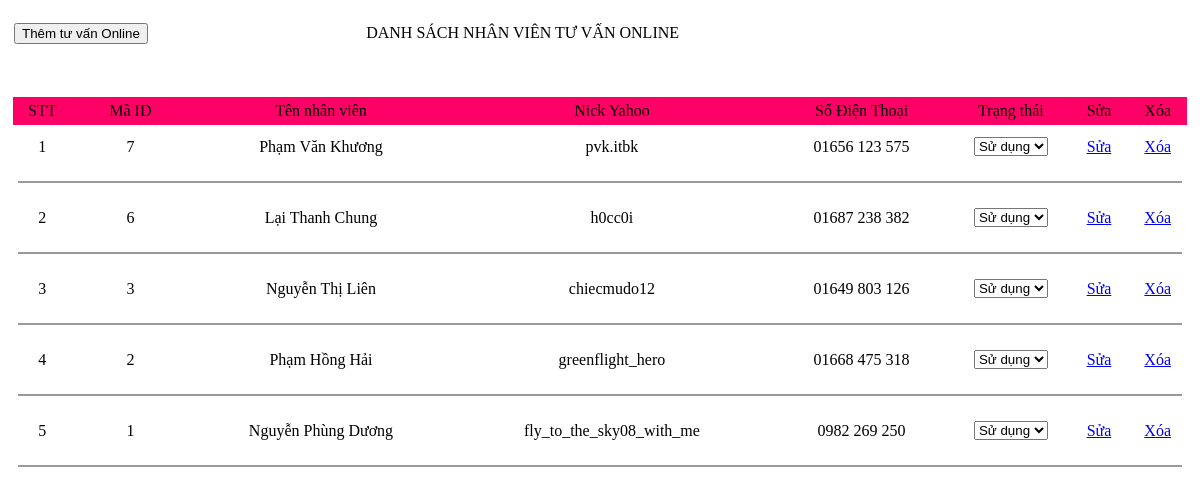
The page /admin/admin/chat_manager.php on the database as committed earlier.
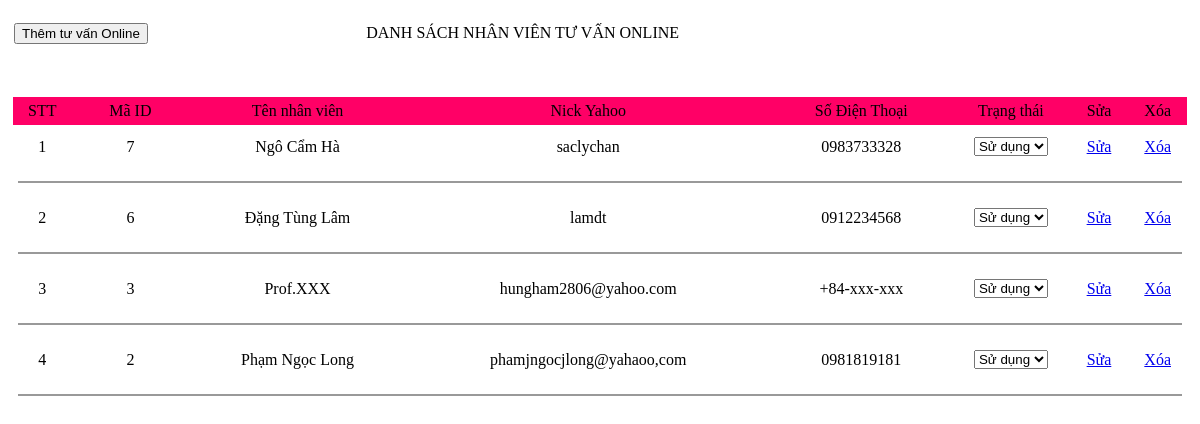
The same page on the database as committed later.
### tables this page shows
CREATE TABLE IF NOT EXISTS `counselors` (
  `conID` int(11) NOT NULL AUTO_INCREMENT,
  `conName` varchar(30) NOT NULL,
  `conPhone` varchar(15) NOT NULL,
  `conYahoo` varchar(50) NOT NULL,
  `conStatus` tinyint(1) NOT NULL DEFAULT '1',
  PRIMARY KEY (`conID`)
);

### admin/admin/chat_manager.php (the view, shortened to what this page needs)
<?
	$sqlSelect="SELECT * FROM counselors order by conID desc";
	$ResultSelect=mysql_query($sqlSelect);
?>
<table width="100%" align="center" cellpadding="5" cellspacing="0">
  <tr>
    <td colspan="6" align="center">
		<table width="100%" border="0" cellspacing="0">
		  <tr>
			<td width="30%" height="40">
				<input class="buttonbutton" id="btadd" name="submit" type="submit" onClick="window.location ='admin.php?go=chat_manager_add'" value="Thêm tư vấn Online" />			</td>
			<td width="70%"><span class="style1">DANH SÁCH NHÂN VIÊN TƯ VẤN ONLINE </span></td>
		  </tr>
	  </table>
        <p>&nbsp;</p></td>
  </tr>
  <tr><td>
	  <div class="table2">
				<table width="100%" border="0" cellpadding="5" cellspacing="0">
				  <tr>
					<td width="5%" align="center" bgcolor="#FF0066"><span class="style2">STT</span></td>
					<td width="10%" align="center" bgcolor="#FF0066"><span class="style2">Mã ID </span></td>
					<td align="center" bgcolor="#FF0066"><span class="style2">Tên nhân viên </span></td>
					<td align="center" bgcolor="#FF0066"><span class="style2">Nick Yahoo </span></td>
					<td align="center" bgcolor="#FF0066"><span class="style2">Số Điện Thoại </span></td>
					<td width="10%" align="center" bgcolor="#FF0066"><span class="style2">Trạng thái </span></td>
					<td width="5%" align="center" bgcolor="#FF0066"><span class="style2">Sửa</span></td>
					<td width="5%" align="center" bgcolor="#FF0066"><span class="style2">Xóa</span></td>
				  </tr>
				  <?
					$t=0;
					while($row=mysql_fetch_array($ResultSelect))
					{
						$t++;
				  ?>
				  <tr onMouseOver="this.className='over'" onMouseOut="this.className='out'">
					<td width="5%" height="43" align="center"><div align="center"><?php echo($t);?></div></td>
					<td width="10%" align="center">
						<? echo $row['conID']; ?>
					</td>
					<td align="center"><? echo $row['conName']; ?></td>
					<td align="center"><? echo $row['conYahoo']; ?></td>
					<td align="center"><? echo $row['conPhone']; ?></td>
					<td width="10%" align="center">
					  <select class="tableboxinput" name="select" onChange="location.href='admin.php?go=chat_manager&action=update&id=<? echo $row['conID']; ?>&status='+this.value">
						<?
							if($row['conStatus']==1)
							{
						?>
							<option value="1">Sử dụng</option>
						<?
							}else{
						?>
							<option value="0">Khóa</option>
							<option value="1">Sử dụng</option>
						<?
							}
						?>
					</select>    </td>
					<td width="5%" align="center"><a href="admin.php?go=chat_manager_edit&action=edit&id=<? echo $row['conID']; ?>">Sửa</a></td>
					<td width="5%" align="center">
						<a href="admin.php?go=chat_manager&action=del&id=<? echo $row['conID'] ?>" onClick="if(confirm('Bạn có chắc chắc muốn xóa không?')) return true; else return false;">Xóa</a>
					</td>
				  </tr>
				  <tr>
					<td colspan="8" align="center" ><hr color="#999999" size="2" /></td>
				  </tr>
				  <?
				  }
				  ?>
		</table>
				<br />
	  </div>
  </td></tr>
</table>

Rows that differ between the two databases and show on the page:
removed counselors: conID "1", conName "Nguyễn Phùng Dương", conYahoo "fly_to_the_sky08_with_me", conPhone "0982 269 250", select "Sử dụng"
changed counselors id 7: conName "Phạm Văn Khương" → "Ngô Cẩm Hà"; conYahoo "pvk.itbk" → "saclychan"; conPhone "01656 123 575" → "0983733328"
changed counselors id 6: conName "Lại Thanh Chung" → "Đặng Tùng Lâm"; conYahoo "h0cc0i" → "lamdt"; conPhone "01687 238 382" → "0912234568"
changed counselors id 3: conName "Nguyễn Thị Liên" → "Prof.XXX"; conYahoo "chiecmudo12" → "hungham2806@yahoo.com"; conPhone "01649 803 126" → "+84-xxx-xxx"
changed counselors id 2: conName "Phạm Hồng Hải" → "Phạm Ngọc Long"; conYahoo "greenflight_hero" → "phamjngocjlong@yahaoo,com"; conPhone "01668 475 318" → "0981819181"
